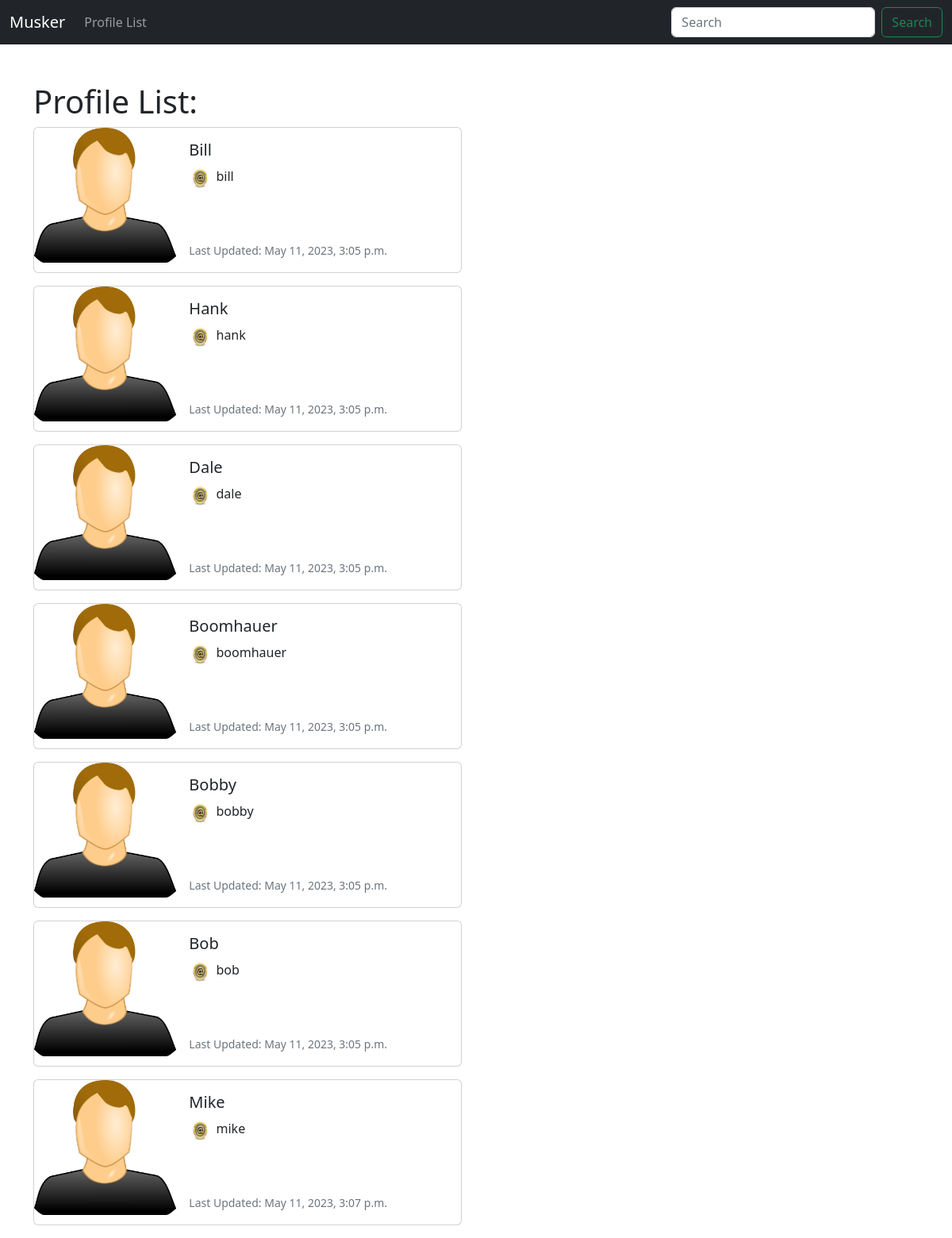
The page /profile_list/ (signed in) on the database as committed earlier.
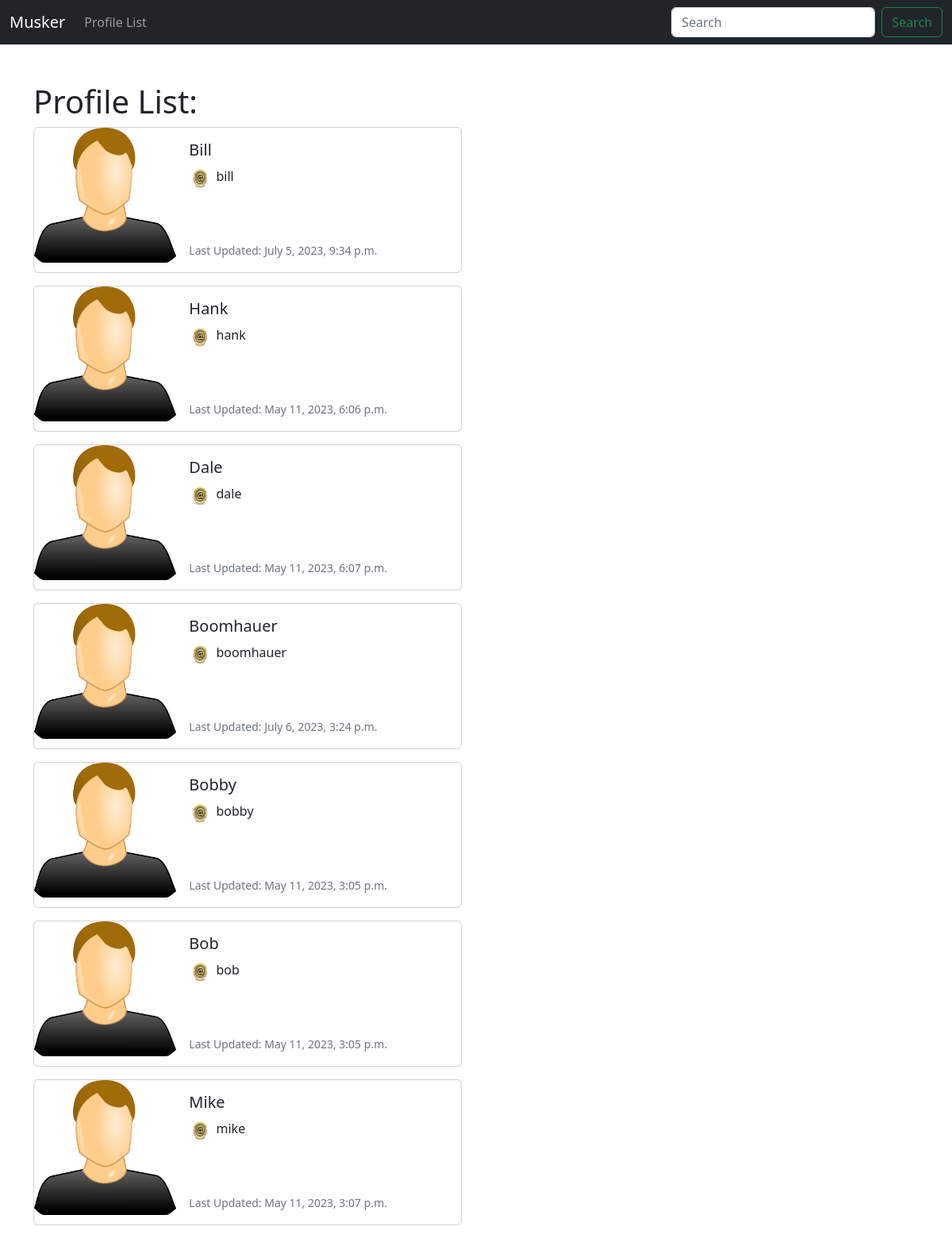
The same page on the database as committed later.
### musker/models.py (models this page shows, shortened)
class Profile(models.Model):
    user = models.OneToOneField(User, on_delete=models.CASCADE)
    follow = models.ManyToManyField(
        "self",
        related_name="followed_by",
        symmetrical=False,
        blank=True
        )
    date_modified = models.DateTimeField(User, auto_now=True)

### musker/views.py (the view)
# urls.py: path('profile_list/', views.profile_list, name="profile_list"),
def profile_list(request):
    if request.user.is_authenticated:
        profiles = Profile.objects.exclude(user=request.user)
        return render(request, 'musker/profile_list.html', {
            "profiles": profiles,
    })
    else:
        messages.success(request, ("You must be logged in to view this page!"))
        return render(request, 'musker/home.html')

### musker/templates/musker/profile_list.html
{% extends 'musker/base.html' %}
{% load static %}
{% block content %}
    <h1>Profile List: </h1>
    {% if profiles %}
        {% for profile in profiles %}
        <div class="card mb-3" style="max-width: 540px;">
            <div class="row g-0">
              <div class="col-md-4">
                <img src="{% static 'images/default_profile_pic.png' %}" class="img-fluid rounded-start" alt="...">
              </div>
              <div class="col-md-8">
                <div class="card-body">
                  <h5 class="card-title">{{ profile.user.username }}</h5>
                  <p class="card-text"><img src="{% static 'images/at_sign.png' %}" class="img-fluid rounded-start" alt="..." style="height: 30px; width: 30px;"> {{ profile.user.username|lower }}</p>
                  <br><br>
                  <p class="card-text"><small class="text-muted">Last Updated: {{ profile.date_modified }} </small></p>
                </div>
              </div>
            </div>
          </div>
        {% endfor %}
    {% endif %}
{% endblock content %}

### musker/templates/musker/base.html (shortened to what this page needs)
<!DOCTYPE html>
<html lang="en">
  <head>
    <link
        href="https://cdn.jsdelivr.net/npm/bootstrap@5.2.3/dist/css/bootstrap.min.css"
        rel="stylesheet"
>
  </head>
  <body>
    {% include 'musker/navbar.html' %}
    <div class="container">
        <br/>
        <br/>
        {% block content %}
        {% endblock content %}
    </div>
  </body>
</html>

### musker/templates/musker/navbar.html (shortened to what this page needs)
<nav class="navbar navbar-expand-lg bg-dark navbar-dark">
    <div class="container-fluid">
      <a class="navbar-brand" href="{% url 'home' %}">Musker</a>
      <div class="collapse navbar-collapse" id="navbarSupportedContent">
        <ul class="navbar-nav me-auto mb-2 mb-lg-0">
          <li class="nav-item">
            <a class="nav-link" href="{% url 'profile_list' %}">Profile List</a>
          </li>
        </ul>
        <form class="d-flex" role="search">
          <input class="form-control me-2" type="search" placeholder="Search" aria-label="Search">
          <button class="btn btn-outline-success" type="submit">Search</button>
        </form>
      </div>
    </div>
  </nav>

Rows that differ between the two databases and show on the page:
changed Profile "Bill": date_modified "May 11, 2023, 3:05 p.m." → "July 5, 2023, 9:34 p.m."
changed Profile "Hank": date_modified "May 11, 2023, 3:05 p.m." → "May 11, 2023, 6:06 p.m."
changed Profile "Dale": date_modified "May 11, 2023, 3:05 p.m." → "May 11, 2023, 6:07 p.m."
changed Profile "Boomhauer": date_modified "May 11, 2023, 3:05 p.m." → "July 6, 2023, 3:24 p.m."
